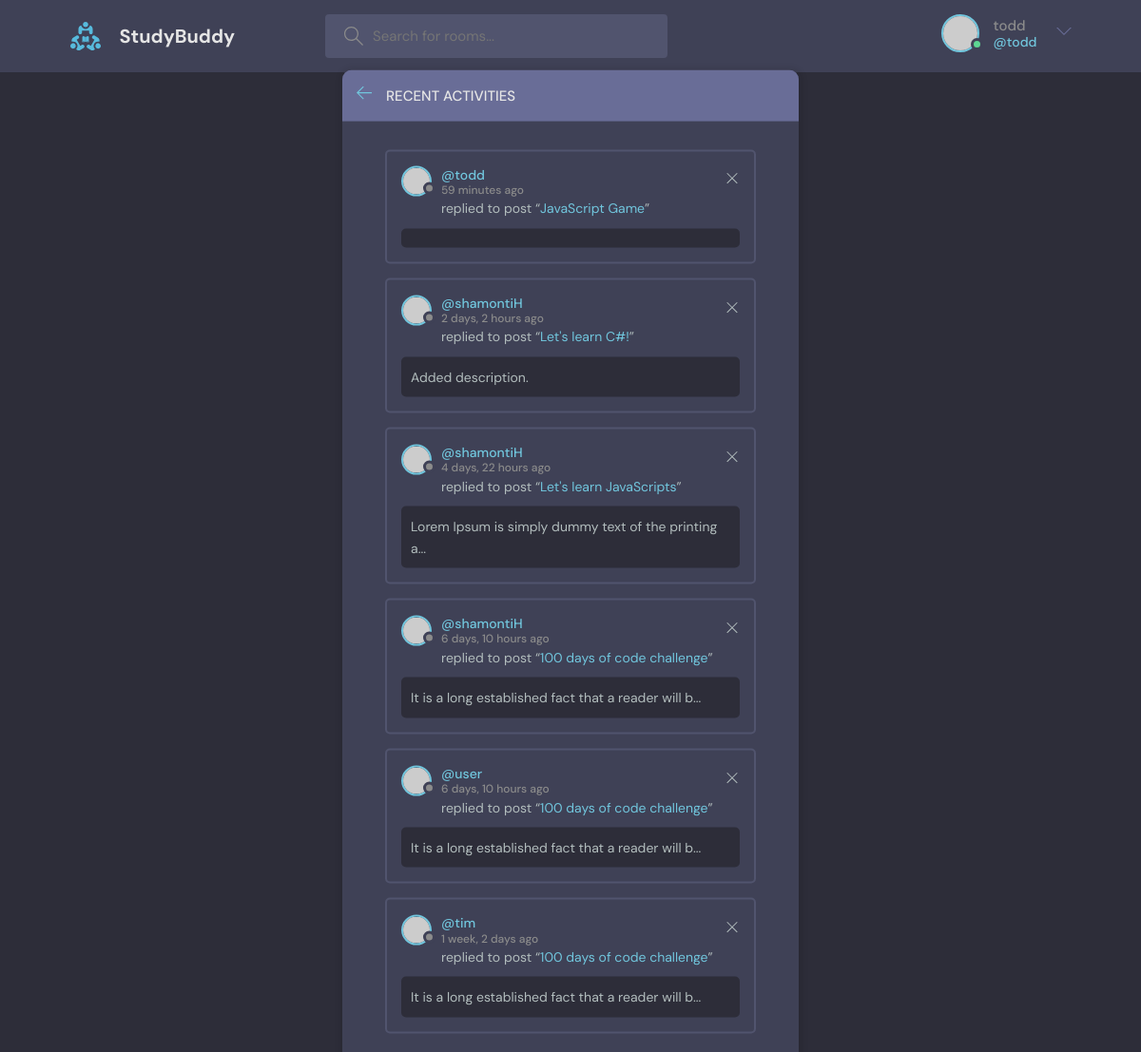
Page /activities/ (signed in) on the committed database.
### base/models.py (models this page shows, shortened)
class Message(models.Model):
    user = models.ForeignKey(User, on_delete=models.CASCADE)
    room = models.ForeignKey(Room, on_delete=models.CASCADE)
    body = models.TextField()
    updated = models.DateTimeField(auto_now=True)
    created = models.DateTimeField(auto_now_add=True)
    class Meta:
        ordering = ['-updated', '-created']

class Room(models.Model):
    host = models.ForeignKey(User, on_delete=models.SET_NULL, null=True)
    topic = models.ForeignKey(Topic, on_delete=models.SET_NULL, null=True)
    name = models.CharField(max_length=200)
    description = models.TextField(null=True, blank=True)
    participants = models.ManyToManyField(User, related_name='participants', blank=True)
    updated = models.DateTimeField(auto_now=True)
    created = models.DateTimeField(auto_now_add=True)
    class Meta:
        ordering = ['-updated', '-created']

### base/views.py (the view)
# urls.py: path('activities/', views.activityPage, name='activities')
def activityPage(request):
    room_messages = Message.objects.all()
    context={'room_messages': room_messages}
    return render(request, 'base/activity.html', context)

### base/templates/base/activity.html
{% extends "main.html" %}
{% block content %}
<main class="layout">
  <div class="container">
    <div class="layout__box">
      <div class="layout__boxHeader">
        <div class="layout__boxTitle">
          <a href="{% url "home" %}">
            <svg version="1.1" xmlns="http://www.w3.org/2000/svg" width="32" height="32" viewBox="0 0 32 32">
              <title>arrow-left</title>
              <path
                d="M13.723 2.286l-13.723 13.714 13.719 13.714 1.616-1.611-10.96-10.96h27.625v-2.286h-27.625l10.965-10.965-1.616-1.607z"
              ></path>
            </svg>
          </a>
          <h3>Recent Activities</h3>
        </div>
      </div>
      <div class="activities-page layout__body">
        {% for message in room_messages %}
        <div class="activities__box">
          <div class="activities__boxHeader roomListRoom__header">
            <a href="{% url "user-profile" message.user.id %}" class="roomListRoom__author">
              <div class="avatar avatar--small">
                <img src="https://randomuser.me/api/portraits/women/11.jpg" />
              </div>
              <p>
                @{{message.user.username}}
                <span>{{message.created|timesince}} ago</span>
              </p>
            </a>
            <div class="roomListRoom__actions">
              <a href="#">
                <svg version="1.1" xmlns="http://www.w3.org/2000/svg" width="32" height="32" viewBox="0 0 32 32">
                  <title>remove</title>
                  <path
                    d="M27.314 6.019l-1.333-1.333-9.98 9.981-9.981-9.981-1.333 1.333 9.981 9.981-9.981 9.98 1.333 1.333 9.981-9.98 9.98 9.98 1.333-1.333-9.98-9.98 9.98-9.981z"
                  ></path>
                </svg>
              </a>
            </div>
          </div>
          <div class="activities__boxContent">
            <p>replied to post “<a href="{% url "room" message.room.id %}">{{message.room.name}}</a>”</p>
            <div class="activities__boxRoomContent">
              {{ message.room.description|slice:":50" }}{% if message.room.description|length > 50 %}...{% endif %}
            </div>
          </div>
        </div>
        {% endfor %}
      </div>
    </div>
  </div>
</main>
{% endblock content %}

### templates/navbar.html (shortened to what this page needs)
{% load static %}
<header class="header header--loggedIn">
  <div class="container">
    <a href="{% url "home" %}" class="header__logo">
      <img src="{% static "images/logo.svg" %}" />
      <h1>StudyBuddy</h1>
    </a>
    <form class="header__search" method='GET' action='{% url "home" %}' >
      <label>
        <input type='text' name='q' placeholder="Search for rooms..." />
      </label>
    </form>
    <nav class="header__menu">
      {% if request.user.is_authenticated %}
      <div class="header__user">
        <a href="{% url "update-user" %}">
          <div class="avatar avatar--medium active">
            <img src="https://randomuser.me/api/portraits/men/37.jpg" />
          </div>
          <p>{{request.user.username}} <span>@{{request.user.username}}</span></p>
        </a>
        <button class="dropdown-button">
          <svg version="1.1" xmlns="http://www.w3.org/2000/svg" width="32" height="32" viewBox="0 0 32 32">
            <title>chevron-down</title>
            <path d="M16 21l-13-13h-3l16 16 16-16h-3l-13 13z"></path>
          </svg>
        </button>
      </div>
      {% else %}
      <a href="{% url "login" %}">
        <img src="{% static "images/avatar.svg" %}" />
        <p>Login</p>
      </a>
      {% endif %}
    </nav>
  </div>
</header>

### rows in the picture
Message: user.username "todd", created "59 minutes", room.name "JavaScript Game"
Message: user.username "shamontiH", created "2 days, 2 hours", room.name "Let's learn C#!", room.description "Added description."
Message: user.username "shamontiH", created "4 days, 22 hours", room.name "Let's learn JavaScripts", room.description "Lorem Ipsum is simply dummy text of the printing a"
Message: user.username "shamontiH", created "6 days, 10 hours", room.name "100 days of code challenge", room.description "It is a long established fact that a reader will b"
Message: user.username "user", created "6 days, 10 hours", room.name "100 days of code challenge", room.description "It is a long established fact that a reader will b"
Message: user.username "tim", created "1 week, 2 days", room.name "100 days of code challenge", room.description "It is a long established fact that a reader will b"

### other values in the picture
{{ request.user.username }} "todd"
